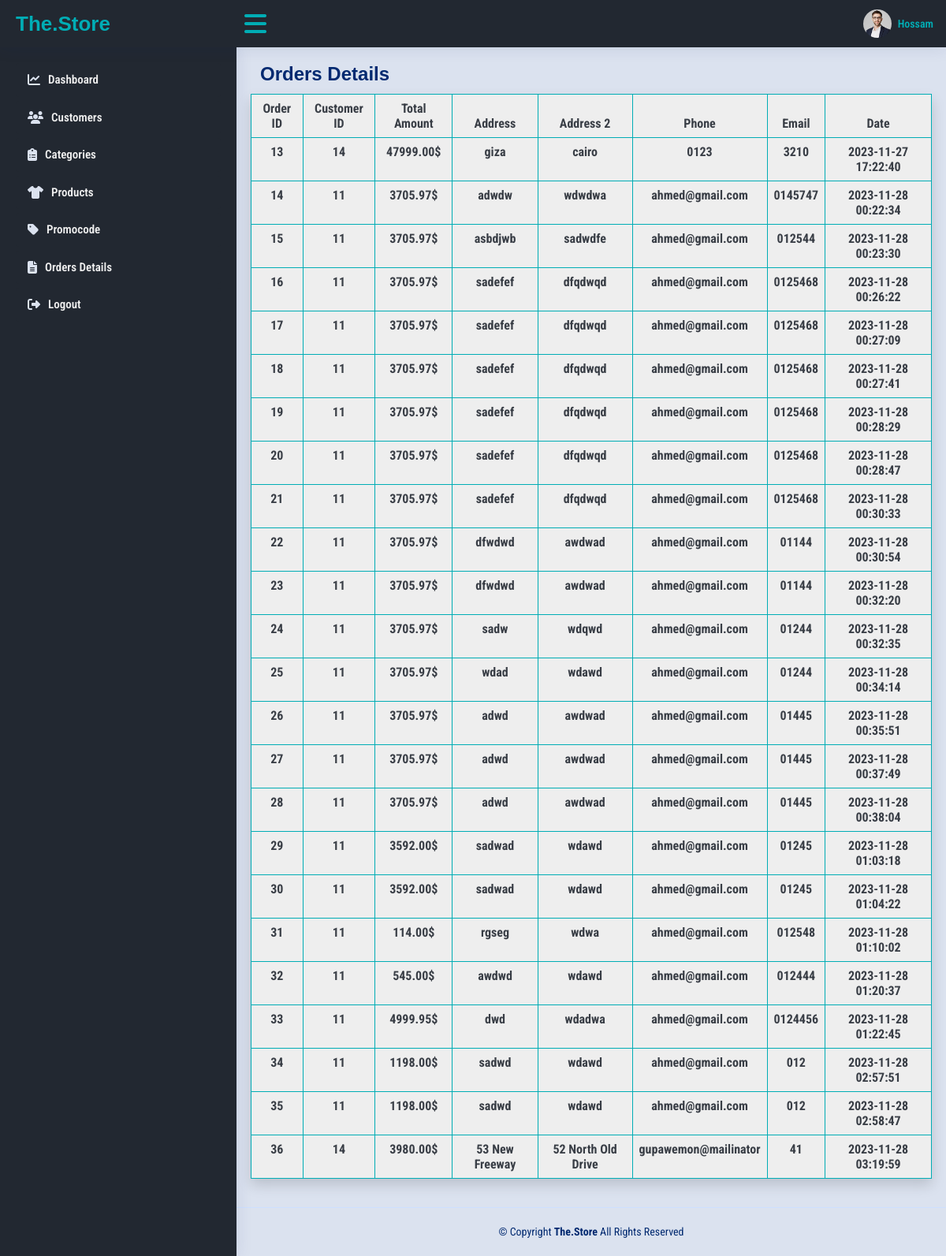
The page /Views/Admin/Orders.php (signed in) on the database its author committed.
### tables this page shows
CREATE TABLE `Users` (
  `userID` int NOT NULL,
  `username` varchar(255) DEFAULT NULL,
  `password` varchar(255) DEFAULT NULL,
  `email` varchar(255) DEFAULT NULL,
  `phone` varchar(20) DEFAULT NULL,
  `DateOfCreation` timestamp NULL DEFAULT CURRENT_TIMESTAMP,
  `role` enum('customer','admin') DEFAULT NULL
);

CREATE TABLE `Orders` (
  `orderID` int NOT NULL,
  `userID` int DEFAULT NULL,
  `orderDate` timestamp NULL DEFAULT CURRENT_TIMESTAMP,
  `totalAmount` decimal(10,2) DEFAULT NULL,
  `address1` varchar(255) DEFAULT NULL,
  `address2` varchar(255) DEFAULT NULL,
  `additionalPhone` varchar(20) DEFAULT NULL,
  `additionalEmail` varchar(255) DEFAULT NULL
);

### Models/DBManager.php (called while the page is built, shortened)
<?php
class DBManager {
    private static $instance = null;
    public $conn;
    public static function getInstance() {
        if (!self::$instance) {
            self::$instance = new DBManager();
        }
        return self::$instance;
    }
    private function connect($servername, $username, $password, $dbname) {
        $this->conn = new mysqli($servername, $username, $password, $dbname);
    }
    public function select($stmt){
        $result=$this->conn->query($stmt);
        if($result->num_rows>0){
            while($row=$result->fetch_all(MYSQLI_ASSOC)){
                return $row;
            }
        }else{
            return false;
        }
    }
}
?>

### Models/AuthManager.php (called while the page is built, shortened)
<?php
require_once 'DBManager.php';
class AuthManager
{
  public function viewUserInfo($id)
  {
    $this->db = DBManager::getInstance();
    if ($this->db) {
      $stmt = "SELECT * FROM Users where userID = $id";
      $result = $this->db->select($stmt);
      if ($result) {
        return $result;
      } else {
        return false;
      }
    }
  }
}

### Views/Admin/Orders.php (the view, shortened to what this page needs)
<?php
    require_once './Shared/Links.php';
    require_once './Shared/Header.php';
    require_once './Shared/Sidebar.php';
    require_once __DIR__ . "../../../Models/DBManager.php";
?>
<main id="main" class="main">
    <div class="pagetitle">
        <h1>Orders Details</h1>
    </div>
    <section class="section dashboard">
        <div class="row">
            <div class="col-lg-12">
                <div class="row">
                    <table class="table table-bordered border-colored shadow text-center">
                        <thead>
                            <tr>
                                <th>Order ID</th>
                                <th>Customer ID</th>
                                <th>Total Amount</th>
                                <th>Address</th>
                                <th>Address 2</th>
                                <th>Phone</th>
                                <th>Email</th>
                                <th>Date</th>
                            </tr>
                        </thead>
                        <tbody>
                            <?php
                            $db = DBManager::getInstance();
                            $Orders_details = $db->select("SELECT * FROM Orders");
                            if ($Orders_details) {
                                foreach ($Orders_details as $data) {
                                    echo '<tr>';
                                    echo '<th>' . $data['orderID'] . '</th>';
                                    echo '<th>' . $data['userID'] . '</th>';
                                    echo '<th>' . $data['totalAmount'] .'$'. '</th>';
                                    echo '<th>' . $data['address1'] . '</th>';
                                    echo '<th>' . $data['address2'] . '</th>';
                                    echo '<th>' . $data['additionalPhone'] . '</th>';
                                    echo '<th>' . $data['additionalEmail'] . '</th>';
                                    echo '<th>' . $data['orderDate'] . '</th>';
                                    echo '</tr>';
                                }
                            } else {
                                echo '<tr><td colspan="8" class="alert alert-info" >No orders found</td></tr>';
                            }
                            ?>
                        </tbody>
                    </table>
                </div>
            </div>
        </div>
    </section>
</main>
<?php
require_once './Shared/Footer.php';
?>

### Views/Admin/Shared/Header.php (shortened to what this page needs)
<?php
require_once "./../../Models/AuthManager.php";
$AuthMNG = new AuthManager();
$User = $AuthMNG->viewUserInfo($_SESSION["userId"])[0];
?>
<header id="header" class="header fixed-top d-flex align-items-center">
  <div class="d-flex align-items-center justify-content-between">
    <span class="logo d-flex align-items-center">
      <span class="d-none d-lg-block">The.Store</span>
    </span>
    <i class="fa-solid fa-bars toggle-sidebar-btn"></i>
  </div>
  <nav class="header-nav ms-auto">
    <ul class="d-flex align-items-center">
      <li class="nav-item dropdown pe-3">
        <span class="nav-link nav-profile d-flex align-items-center pe-0" href="#" data-bs-toggle="dropdown">
          <img src="./../../assets/img/img_ad/profile-img.jpg" alt="Profile" class="rounded-circle">
          <span style="color: #00adb5;" class="d-none d-md-block  ps-2"><?php echo $User['username']; ?></span>
        </span>
      </li>
    </ul>
  </nav>
</header>

### assets/css/admin.css (style rules this page uses)
* { font-family: 'Roboto Condensed', sans-serif; }
h1, h2, h3, h4, h5, h6 { font-family: "Nunito", sans-serif; }
#main { margin-top: 60px; padding: 20px 30px; transition: all 0.3s; }
.pagetitle { margin-bottom: 10px; }
.pagetitle h1 { font-size: 24px; margin-bottom: 0; font-weight: 600; color: #012970; }
.logo { line-height: 1; }
@media (min-width: 1200px) { .logo { width: 280px; } }
.logo span { font-size: 26px; font-weight: 700; color: var(--third-color); font-family: "Nunito", sans-serif; }
.header { transition: all 0.5s; z-index: 997; height: 60px; box-shadow: 0px 2px 20px rgba(1, 41, 112, 0.1); background-color: var(--one-color-); padding-left: 20px; }
.header .toggle-sidebar-btn { font-size: 32px; padding-left: 10px; cursor: pointer; color: var(--third-color); }
.header-nav ul { list-style: none; }
.header-nav>ul { margin: 0; padding: 0; }
.header-nav .nav-profile { color: var(--third-color) !important; }
.header-nav .nav-profile img { max-height: 36px; }
.header-nav .nav-profile span { font-size: 14px; font-weight: 600; }
@media (min-width: 1200px) { #main, #footer { margin-left: 300px; } }
table { background-color: var(--fourth-color) !important; }
th { color: var(--two-color-) !important; }
.border-colored { border-color: var(--third-color); }

### rows shown on the page
users: username "Hossam"
orders: orderID "13", userID "14", totalAmount "47999.00", address1 "giza", address2 "cairo", additionalPhone "0123", additionalEmail "3210", orderDate "2023-11-27 17:22:40"
orders: orderID "14", userID "11", totalAmount "3705.97", address1 "adwdw", address2 "wdwdwa", additionalPhone "ahmed@gmail.com", additionalEmail "0145747", orderDate "2023-11-28 00:22:34"
orders: orderID "15", userID "11", totalAmount "3705.97", address1 "asbdjwb", address2 "sadwdfe", additionalPhone "ahmed@gmail.com", additionalEmail "012544", orderDate "2023-11-28 00:23:30"
orders: orderID "16", userID "11", totalAmount "3705.97", address1 "sadefef", address2 "dfqdwqd", additionalPhone "ahmed@gmail.com", additionalEmail "0125468", orderDate "2023-11-28 00:26:22"
orders: orderID "17", userID "11", totalAmount "3705.97", address1 "sadefef", address2 "dfqdwqd", additionalPhone "ahmed@gmail.com", additionalEmail "0125468", orderDate "2023-11-28 00:27:09"
orders: orderID "18", userID "11", totalAmount "3705.97", address1 "sadefef", address2 "dfqdwqd", additionalPhone "ahmed@gmail.com", additionalEmail "0125468", orderDate "2023-11-28 00:27:41"
orders: orderID "19", userID "11", totalAmount "3705.97", address1 "sadefef", address2 "dfqdwqd", additionalPhone "ahmed@gmail.com", additionalEmail "0125468", orderDate "2023-11-28 00:28:29"
orders: orderID "20", userID "11", totalAmount "3705.97", address1 "sadefef", address2 "dfqdwqd", additionalPhone "ahmed@gmail.com", additionalEmail "0125468", orderDate "2023-11-28 00:28:47"
orders: orderID "21", userID "11", totalAmount "3705.97", address1 "sadefef", address2 "dfqdwqd", additionalPhone "ahmed@gmail.com", additionalEmail "0125468", orderDate "2023-11-28 00:30:33"
orders: orderID "22", userID "11", totalAmount "3705.97", address1 "dfwdwd", address2 "awdwad", additionalPhone "ahmed@gmail.com", additionalEmail "01144", orderDate "2023-11-28 00:30:54"
orders: orderID "23", userID "11", totalAmount "3705.97", address1 "dfwdwd", address2 "awdwad", additionalPhone "ahmed@gmail.com", additionalEmail "01144", orderDate "2023-11-28 00:32:20"
orders: orderID "24", userID "11", totalAmount "3705.97", address1 "sadw", address2 "wdqwd", additionalPhone "ahmed@gmail.com", additionalEmail "01244", orderDate "2023-11-28 00:32:35"
orders: orderID "25", userID "11", totalAmount "3705.97", address1 "wdad", address2 "wdawd", additionalPhone "ahmed@gmail.com", additionalEmail "01244", orderDate "2023-11-28 00:34:14"
orders: orderID "26", userID "11", totalAmount "3705.97", address1 "adwd", address2 "awdwad", additionalPhone "ahmed@gmail.com", additionalEmail "01445", orderDate "2023-11-28 00:35:51"
orders: orderID "27", userID "11", totalAmount "3705.97", address1 "adwd", address2 "awdwad", additionalPhone "ahmed@gmail.com", additionalEmail "01445", orderDate "2023-11-28 00:37:49"
orders: orderID "28", userID "11", totalAmount "3705.97", address1 "adwd", address2 "awdwad", additionalPhone "ahmed@gmail.com", additionalEmail "01445", orderDate "2023-11-28 00:38:04"
orders: orderID "29", userID "11", totalAmount "3592.00", address1 "sadwad", address2 "wdawd", additionalPhone "ahmed@gmail.com", additionalEmail "01245", orderDate "2023-11-28 01:03:18"
orders: orderID "30", userID "11", totalAmount "3592.00", address1 "sadwad", address2 "wdawd", additionalPhone "ahmed@gmail.com", additionalEmail "01245", orderDate "2023-11-28 01:04:22"
orders: orderID "31", userID "11", totalAmount "114.00", address1 "rgseg", address2 "wdwa", additionalPhone "ahmed@gmail.com", additionalEmail "012548", orderDate "2023-11-28 01:10:02"
orders: orderID "32", userID "11", totalAmount "545.00", address1 "awdwd", address2 "wdawd", additionalPhone "ahmed@gmail.com", additionalEmail "012444", orderDate "2023-11-28 01:20:37"
orders: orderID "33", userID "11", totalAmount "4999.95", address1 "dwd", address2 "wdadwa", additionalPhone "ahmed@gmail.com", additionalEmail "0124456", orderDate "2023-11-28 01:22:45"
orders: orderID "34", userID "11", totalAmount "1198.00", address1 "sadwd", address2 "wdawd", additionalPhone "ahmed@gmail.com", additionalEmail "012", orderDate "2023-11-28 02:57:51"
orders: orderID "35", userID "11", totalAmount "1198.00", address1 "sadwd", address2 "wdawd", additionalPhone "ahmed@gmail.com", additionalEmail "012", orderDate "2023-11-28 02:58:47"
orders: orderID "36", userID "14", totalAmount "3980.00", address1 "53 New Freeway", address2 "52 North Old Drive", additionalPhone "gupawemon@mailinator", additionalEmail "41", orderDate "2023-11-28 03:19:59"
